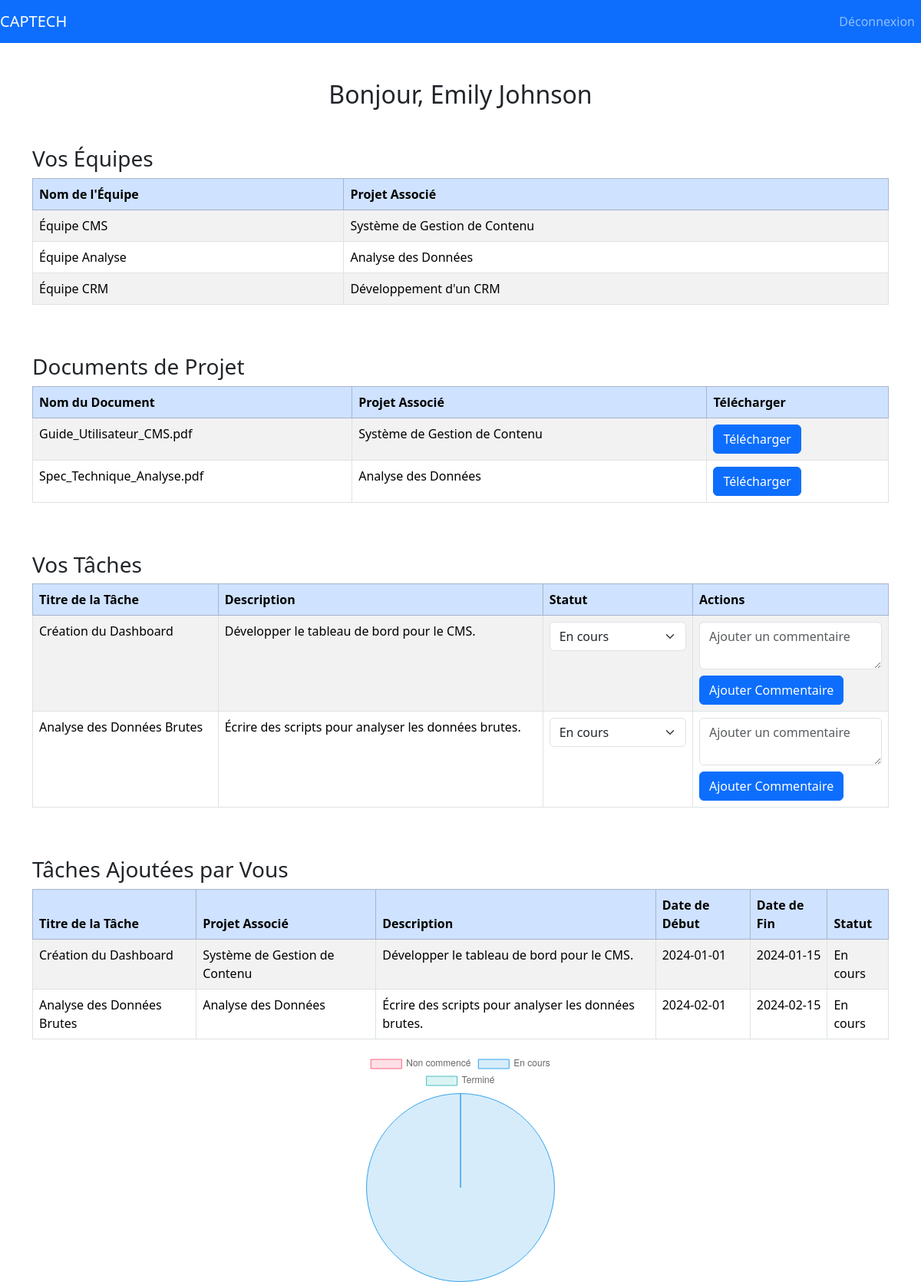
Screenshot of /dashboard_developpeur.php (signed in) with the database file from the repository.
### tables this page shows
CREATE TABLE Utilisateur (
   id_utilisateur INT AUTO_INCREMENT,
   nom VARCHAR(50) NOT NULL,
   prenom VARCHAR(50) NOT NULL,
   email VARCHAR(50) NOT NULL UNIQUE,
   mot_de_passe VARCHAR(255) NOT NULL,
   photo_profil VARCHAR(255) DEFAULT NULL,
   role ENUM('developpeur', 'chef_de_projet', 'responsable_equipe') NOT NULL,
   PRIMARY KEY(id_utilisateur)
);

CREATE TABLE Equipe (
   id_equipe INT AUTO_INCREMENT,
   nom VARCHAR(50) NOT NULL,
   id_projet INT NOT NULL,
   PRIMARY KEY(id_equipe),
   FOREIGN KEY(id_projet) REFERENCES Projet(id_projet)
);

CREATE TABLE Projet (
   id_projet INT AUTO_INCREMENT,
   titre VARCHAR(50) NOT NULL,
   description TEXT NOT NULL,
   date_de_debut DATE NOT NULL,
   date_de_fin_prevue DATE NOT NULL,
   budget DECIMAL(10, 2) NOT NULL,
   id_utilisateur INT NOT NULL,
   PRIMARY KEY(id_projet),
   FOREIGN KEY(id_utilisateur) REFERENCES Utilisateur(id_utilisateur)
);

CREATE TABLE Document (
   id_document INT AUTO_INCREMENT,
   nom VARCHAR(50) NOT NULL,
   chemin_acces VARCHAR(255) NOT NULL,
   date_creation TIMESTAMP DEFAULT CURRENT_TIMESTAMP,
   PRIMARY KEY(id_document)
);

CREATE TABLE Tache (
   id_tache INT AUTO_INCREMENT,
   titre VARCHAR(50) NOT NULL,
   description TEXT NOT NULL,
   date_debut DATE NOT NULL,
   date_fin DATE NOT NULL,
   statut VARCHAR(50) DEFAULT 'Non commencé',
   id_projet INT NOT NULL,
   id_utilisateur INT NOT NULL,
   PRIMARY KEY(id_tache),
   FOREIGN KEY(id_utilisateur) REFERENCES Utilisateur(id_utilisateur),
   FOREIGN KEY(id_projet) REFERENCES Projet(id_projet)
);

### src/dashboard_developpeur.php (the view, shortened to what this page needs)
<?php
include('config.php');
$user_id = $_SESSION['user_id'];
$query_user = "SELECT * FROM Utilisateur WHERE id_utilisateur='$user_id'";
$result_user = mysqli_query($conn, $query_user);
$user = mysqli_fetch_assoc($result_user);
$query_teams = "
    SELECT e.nom AS equipe_nom, p.titre AS projet_titre, p.id_projet
    FROM Equipe e
    JOIN Projet p ON e.id_projet = p.id_projet
    JOIN Membre m ON e.id_equipe = m.id_equipe
    WHERE m.id_utilisateur='$user_id'";
$result_teams = mysqli_query($conn, $query_teams);
$query_tasks = "SELECT * FROM Tache WHERE id_utilisateur='$user_id'";
$result_tasks = mysqli_query($conn, $query_tasks);
$query_user_tasks = "SELECT t.*, p.titre AS projet_titre FROM Tache t JOIN Projet p ON t.id_projet = p.id_projet WHERE t.id_utilisateur='$user_id'";
$result_user_tasks = mysqli_query($conn, $query_user_tasks);
$query_documents = "
    SELECT d.nom, d.chemin_acces, p.titre AS projet_titre
    FROM Document d
    JOIN Document_Projet dp ON d.id_document = dp.id_document
    JOIN Projet p ON dp.id_projet = p.id_projet
    JOIN Equipe e ON p.id_projet = e.id_projet
    JOIN Membre m ON e.id_equipe = m.id_equipe
    WHERE m.id_utilisateur='$user_id'";
$result_documents = mysqli_query($conn, $query_documents);
$count_non_commence = mysqli_fetch_assoc(mysqli_query($conn, "SELECT COUNT(*) as count FROM Tache WHERE id_utilisateur='$user_id' AND statut='Non commencé'"))['count'];
$count_en_cours = mysqli_fetch_assoc(mysqli_query($conn, "SELECT COUNT(*) as count FROM Tache WHERE id_utilisateur='$user_id' AND statut='En cours'"))['count'];
$count_termine = mysqli_fetch_assoc(mysqli_query($conn, "SELECT COUNT(*) as count FROM Tache WHERE id_utilisateur='$user_id' AND statut='Terminé'"))['count'];
?>
<!DOCTYPE html>
<html lang="fr">
<head>
    <link href="https://cdn.jsdelivr.net/npm/bootstrap@5.3.1/dist/css/bootstrap.min.css" rel="stylesheet">
</head>
<body>
    <nav class="navbar navbar-expand-lg navbar-dark bg-primary">
        <a class="navbar-brand" href="index.php">CAPTECH</a>
        <div class="collapse navbar-collapse" id="navbarNav">
            <ul class="navbar-nav ms-auto">
                <li class="nav-item"><a class="nav-link" href="logout.php">Déconnexion</a></li>
            </ul>
        </div>
    </nav>
    <div class="container mt-5">
        <h2 class="text-center">Bonjour, <?php echo isset($user) ? htmlspecialchars($user['prenom'] . ' ' . $user['nom']) : 'Utilisateur'; ?></h2>
        <h3 class="mt-5">Vos Équipes</h3>
        <div class="table-responsive">
            <table class="table table-bordered table-striped">
                <thead class="table-primary">
                    <tr>
                        <th>Nom de l'Équipe</th>
                        <th>Projet Associé</th>
                    </tr>
                </thead>
                <tbody>
                    <?php while ($team = mysqli_fetch_assoc($result_teams)): ?>
                        <tr>
                            <td><?php echo htmlspecialchars($team['equipe_nom']); ?></td>
                            <td><?php echo htmlspecialchars($team['projet_titre']); ?></td>
                        </tr>
                    <?php endwhile; ?>
                </tbody>
            </table>
        </div>
        <h3 class="mt-5">Documents de Projet</h3>
        <div class="table-responsive">
            <table class="table table-bordered table-striped">
                <thead class="table-primary">
                    <tr>
                        <th>Nom du Document</th>
                        <th>Projet Associé</th>
                        <th>Télécharger</th>
                    </tr>
                </thead>
                <tbody>
                    <?php while ($document = mysqli_fetch_assoc($result_documents)): ?>
                        <tr>
                            <td><?php echo htmlspecialchars($document['nom']); ?></td>
                            <td><?php echo htmlspecialchars($document['projet_titre']); ?></td>
                            <td><a href="<?php echo htmlspecialchars($document['chemin_acces']); ?>" class="btn btn-primary" download>Télécharger</a></td>
                        </tr>
                    <?php endwhile; ?>
                </tbody>
            </table>
        </div>
        <h3 class="mt-5">Vos Tâches</h3>
        <div class="table-responsive">
            <table class="table table-bordered table-striped">
                <thead class="table-primary">
                    <tr>
                        <th>Titre de la Tâche</th>
                        <th>Description</th>
                        <th>Statut</th>
                        <th>Actions</th>
                    </tr>
                </thead>
                <tbody>
                    <?php while ($task = mysqli_fetch_assoc($result_tasks)): ?>
                        <tr>
                            <td><?php echo htmlspecialchars($task['titre']); ?></td>
                            <td><?php echo htmlspecialchars($task['description']); ?></td>
                            <td>
                                <form method="post" action="dashboard_developpeur.php">
                                    <select name="new_status" class="form-select" onchange="this.form.submit()">
                                        <option value="En cours" <?php echo ($task['statut'] == 'En cours') ? 'selected' : ''; ?>>En cours</option>
                                    </select>
                                </form>
                            </td>
                            <td>
                                <form method="post" action="dashboard_developpeur.php">
                                    <textarea name="commentaire" placeholder="Ajouter un commentaire" class="form-control"></textarea>
                                    <button type="submit" name="add_comment_task" class="btn btn-primary mt-2">Ajouter Commentaire</button>
                                </form>
                            </td>
                        </tr>
                    <?php endwhile; ?>
                </tbody>
            </table>
        </div>
        <h3 class="mt-5">Tâches Ajoutées par Vous</h3>
        <div class="table-responsive">
            <table class="table table-bordered table-striped">
                <thead class="table-primary">
                    <tr>
                        <th>Titre de la Tâche</th>
                        <th>Projet Associé</th>
                        <th>Description</th>
                        <th>Date de Début</th>
                        <th>Date de Fin</th>
                        <th>Statut</th>
                    </tr>
                </thead>
                <tbody>
                    <?php while ($task = mysqli_fetch_assoc($result_user_tasks)): ?>
                        <tr>
                            <td><?php echo htmlspecialchars($task['titre']); ?></td>
                            <td><?php echo htmlspecialchars($task['projet_titre']); ?></td>
                            <td><?php echo htmlspecialchars($task['description']); ?></td>
                            <td><?php echo htmlspecialchars($task['date_debut']); ?></td>
                            <td><?php echo htmlspecialchars($task['date_fin']); ?></td>
                            <td><?php echo htmlspecialchars($task['statut']); ?></td>
                        </tr>
                    <?php endwhile; ?>
                </tbody>
            </table>
        </div>
        <canvas id="taskProgressChart"></canvas>
    </div>
    <script>
        var ctx = document.getElementById('taskProgressChart').getContext('2d');
        var myChart = new Chart(ctx, {
            type: 'pie',
            data: {
                labels: ['Non commencé', 'En cours', 'Terminé'],
                datasets: [{
                    label: 'Progression des Tâches',
                    data: [<?php echo $count_non_commence; ?>, <?php echo $count_en_cours; ?>, <?php echo $count_termine; ?>],
                    backgroundColor: [
                        'rgba(255, 99, 132, 0.2)',
                        'rgba(54, 162, 235, 0.2)',
                        'rgba(75, 192, 192, 0.2)'
                    ],
                    borderColor: [
                        'rgba(255, 99, 132, 1)',
                        'rgba(54, 162, 235, 1)',
                        'rgba(75, 192, 192, 1)'
                    ],
                    borderWidth: 1
                }]
            },
            options: {
                responsive: true
            }
        });
    </script>
</body>
</html>

### src/dashboard_developpeur.php (style rules this page uses)
#taskProgressChart { max-width: 400px; max-height: 400px; margin: 0 auto; }

### rows the page displays
utilisateur: prenom+nom "Emily Johnson"
equipe: nom "Équipe CMS", id_projet.titre "Système de Gestion de Contenu"
equipe: nom "Équipe Analyse", id_projet.titre "Analyse des Données"
equipe: nom "Équipe CRM", id_projet.titre "Développement d'un CRM"
document: nom "Guide_Utilisateur_CMS.pdf", projet.titre "Système de Gestion de Contenu"
document: nom "Spec_Technique_Analyse.pdf", projet.titre "Analyse des Données"
tache: titre "Création du Dashboard", description "Développer le tableau de bord pour le CMS.", new_status "En cours", id_projet.titre "Système de Gestion de Contenu", date_debut "2024-01-01", date_fin "2024-01-15", statut "En cours"
tache: titre "Analyse des Données Brutes", description "Écrire des scripts pour analyser les données brutes.", new_status "En cours", id_projet.titre "Analyse des Données", date_debut "2024-02-01", date_fin "2024-02-15", statut "En cours"

### other values shown
chart data {{ $count_non_commence }} 0
chart data {{ $count_termine }} 0
